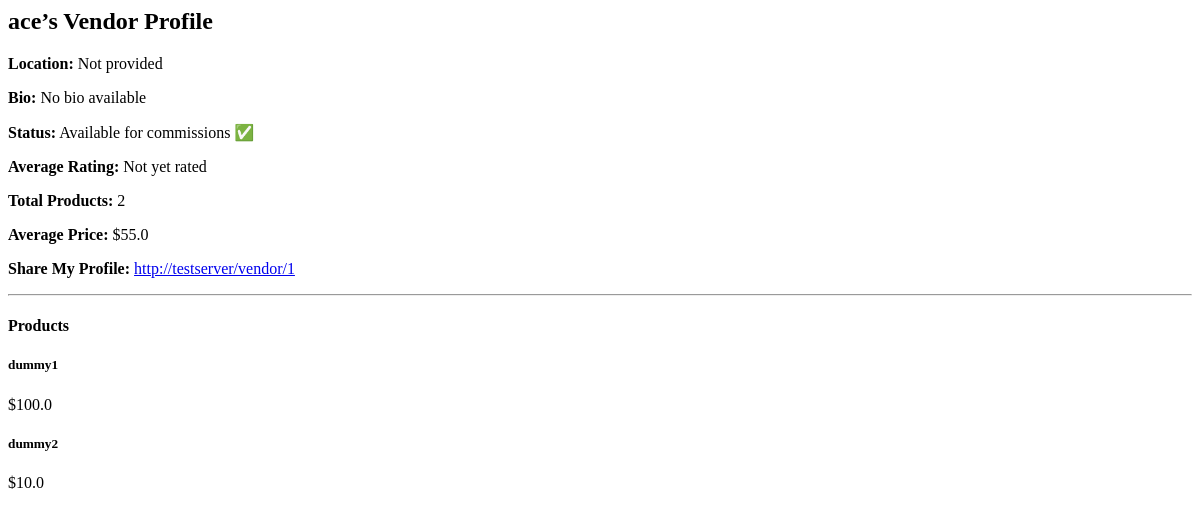
The page /vendor/1 on the database as committed earlier.
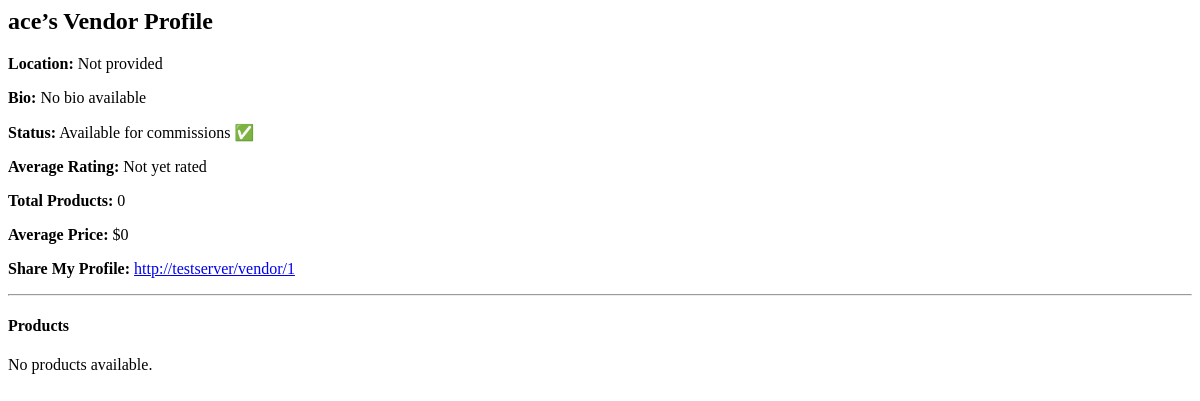
The same page on the database as committed later.
### models.py (models this page shows, shortened)
class Vendor(db.Model):
    id = db.Column(db.Integer, primary_key=True)
    username = db.Column(db.String(80), unique=True, nullable=False)
    password = db.Column(db.String(200), nullable=False)  # Hashed
    is_verified = db.Column(db.Boolean, default=False)
    location = db.Column(db.String(120))
    bio = db.Column(db.Text)
    avatar = db.Column(db.String(120))  # filename of avatar image
    is_available_for_commissions = db.Column(db.Boolean, default=True)

class Product(db.Model):
    id = db.Column(db.Integer, primary_key=True)
    name = db.Column(db.String(120), nullable=False)
    price = db.Column(db.Float, nullable=False)  # Changed from String to Float for numeric queries
    description = db.Column(db.Text, nullable=False)
    image = db.Column(db.String(120))
    category = db.Column(db.String(50))  # Optional: useful for filtering
    is_published = db.Column(db.Boolean, default=True)  # Controls visibility in marketplace
    is_featured = db.Column(db.Boolean, default=False)  # For homepage highlights
    vendor_id = db.Column(db.Integer, db.ForeignKey('vendor.id'))
    vendor = db.relationship('Vendor', backref='products')

### buxxel_app.py (the view)
@app.route('/vendor/<int:vendor_id>')
def vendor_profile(vendor_id):
    vendor = Vendor.query.get_or_404(vendor_id)
    vendor_products = Product.query.filter_by(vendor_id=vendor.id).all()
    total_sales = Order.query.filter_by(vendor_id=vendor.id).count()
    total_products = len(vendor_products)
    avg_price = round(sum([p.price for p in vendor_products]) / total_products, 2) if total_products else 0
    return render_template('vendor_profile.html',
                           vendor=vendor,
                           products=vendor_products,
                           total_products=total_products,
                           avg_price=avg_price)

### templates/vendor_profile.html (shortened to what this page needs)
<div class="container my-5">
  <h2>{{ vendor.username }}’s Vendor Profile</h2>
  <p><strong>Location:</strong> {{ vendor.location or 'Not provided' }}</p>
  <p><strong>Bio:</strong> {{ vendor.bio or 'No bio available' }}</p>
  <p><strong>Status:</strong>
    {% if vendor.is_available_for_commissions %}
      <span class="text-success">Available for commissions ✅</span>
    {% else %}
      <span class="text-muted">Not accepting new projects</span>
    {% endif %}
  </p>
  <p><strong>Average Rating:</strong>
    {% if vendor.average_rating %}
      ⭐ {{ vendor.average_rating }} / 5 ({{ vendor.rating_count }} ratings)
    {% else %}
      Not yet rated
    {% endif %}
  </p>
  <p><strong>Total Products:</strong> {{ total_products }}</p>
  <p><strong>Average Price:</strong> ${{ avg_price }}</p>
  <p><strong>Share My Profile:</strong>
    <a href="{{ url_for('vendor_profile', vendor_id=vendor.id, _external=True) }}" target="_blank">
      {{ url_for('vendor_profile', vendor_id=vendor.id, _external=True) }}
    </a>
  </p>
  <hr>
  <h4>Products</h4>
  <div class="row">
    {% for product in products %}
      <div class="col-md-4 mb-3">
        <div class="card h-100">
          <div class="card-body">
            <h5 class="card-title">{{ product.name }}</h5>
            <p class="card-text">${{ product.price }}</p>
          </div>
        </div>
      </div>
    {% else %}
      <p>No products available.</p>
    {% endfor %}
  </div>
</div>

Rows that differ between the two databases and show on the page:
removed Product: name "dummy1", price "100.0"
removed Product: name "dummy2", price "10.0"
Other text that changed with them:
{{ total_products }}: "2" → "0"
{{ avg_price }}: "55.0" → "0"
text now shown: "No products available."
